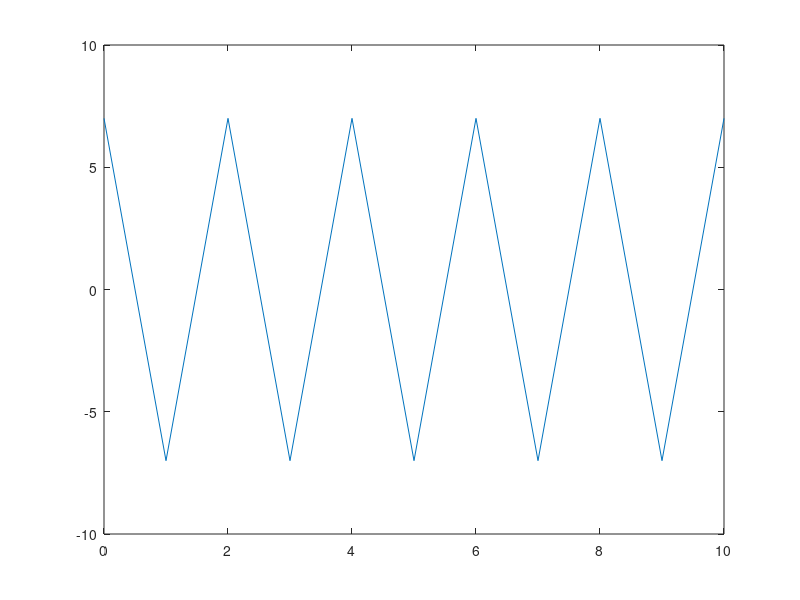

Recreate this plot in MATLAB.
% This generates a very simple carrier wave using 
% a simple sinusoidal equation.

frequency = 0.5 % 2 oscilation per second ?

% x:y:z
% x => The starting time period in seconds(citation needed)
% y => The the step in time
% z => The end point of the analying time period in seconds(citation needed).
time_period = 0:01:10;

amplitude = 7 % How high the wave should go in the y axis , vertical scalling ?

wave = amplitude * cos(2*pi*frequency*time_period)

waitfor(plot(time_period , wave)) % Time domain graph

close all;
